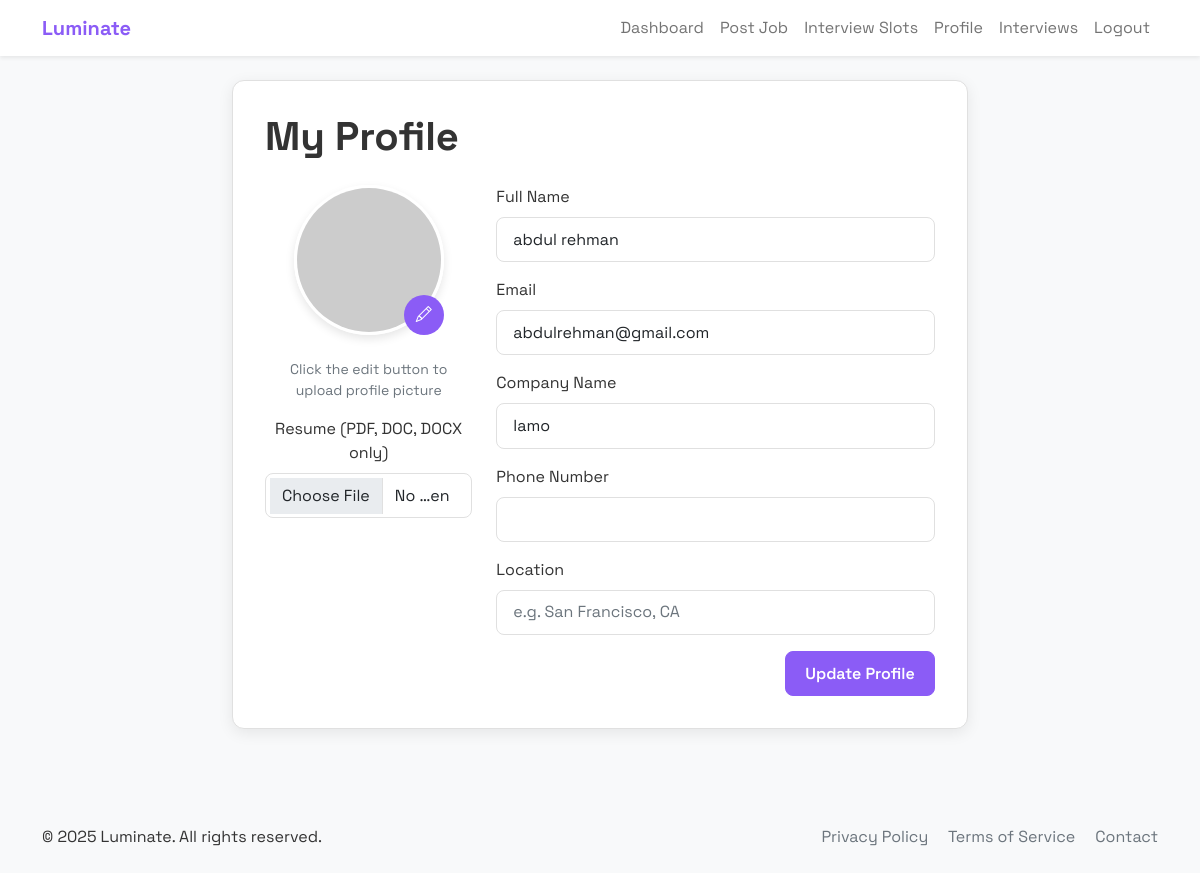
The app's page /profile (signed in) with its own data.
### application.py (models this page shows, shortened)
class User(db.Model):
    id = db.Column(db.Integer, primary_key=True)
    name = db.Column(db.String(100), nullable=False)
    email = db.Column(db.String(120), unique=True, nullable=False)
    password_hash = db.Column(db.String(256), nullable=False)
    is_employer = db.Column(db.Boolean, default=False)
    company = db.Column(db.String(100))
    title = db.Column(db.String(100))
    phone = db.Column(db.String(20))
    location = db.Column(db.String(100))
    skills = db.Column(db.String(500))
    resume_path = db.Column(db.String(200))
    profile_image = db.Column(db.String(200))  # Added for profile image
    jobs = db.relationship('Job', backref='employer', lazy=True)
    applications = db.relationship('Application', backref='applicant', lazy=True)
    activities = db.relationship('Activity', backref='user', lazy=True)

### application.py (the view, shortened to what this page needs)
@app.route('/profile', methods=['GET', 'POST'])
def profile():
    if 'user_id' not in session:
        flash('Please login', 'danger')
        return redirect(url_for('login'))
    user = User.query.get(session['user_id'])
    return render_template('profile.html', user=user)

### templates/profile.html (shortened to what this page needs)
{% extends "base.html" %}
{% block content %}
<div class="row">
    <div class="col-lg-8 mx-auto">
        <div class="content-card mb-4 animate-fade-in">
            <h1 class="fw-bold mb-4">My Profile</h1>
            <form method="post" action="{{ url_for('profile') }}" enctype="multipart/form-data">
                <div class="row">
                    <div class="col-md-4 text-center mb-4">
                        <div class="avatar-container">
                            {% if user.profile_image %}
                            <img src="{{ url_for('static', filename='uploads/' + user.profile_image) }}" alt="Profile" class="avatar-image">
                            {% else %}
                            <img src="https://api.dicebear.com/6.x/avataaars/svg?seed={{ user.id }}" alt="Profile" class="avatar-image">
                            {% endif %}
                            <label for="profile_image" class="avatar-edit">
                                <i class="bi bi-pencil"></i>
                            </label>
                        </div>
                        <small class="text-muted d-block mb-3">Click the edit button to upload profile picture</small>
                        <div class="mb-3">
                            <label for="resume" class="form-label">Resume (PDF, DOC, DOCX only)</label>
                            <input type="file" class="form-control" id="resume" name="resume" accept=".pdf,.doc,.docx">
                        </div>
                    </div>
                    <div class="col-md-8">
                        <div class="mb-3">
                            <label for="name" class="form-label">Full Name</label>
                            <input type="text" class="form-control" id="name" name="name" value="{{ user.name }}" required>
                        </div>
                        <div class="mb-3">
                            <label for="email" class="form-label">Email</label>
                            <input type="email" class="form-control" id="email" name="email" value="{{ user.email }}" required>
                        </div>
                        {% if not user.is_employer %}
                        <div class="mb-3">
                            <label for="title" class="form-label">Professional Title</label>
                            <input type="text" class="form-control" id="title" name="title" value="{{ user.title or '' }}" placeholder="e.g. Software Engineer">
                        </div>
                        <div class="mb-3">
                            <label for="skills" class="form-label">Skills (comma-separated)</label>
                            <textarea class="form-control" id="skills" name="skills" rows="2" placeholder="e.g. JavaScript, Python, Design, Communication">{{ user.skills or '' }}</textarea>
                            <small class="text-muted">These skills will be used to match you with relevant jobs.</small>
                        </div>
                        {% else %}
                        <div class="mb-3">
                            <label for="company" class="form-label">Company Name</label>
                            <input type="text" class="form-control" id="company" name="company" value="{{ user.company or '' }}">
                        </div>
                        {% endif %}
                        <div class="mb-3">
                            <label for="phone" class="form-label">Phone Number</label>
                            <input type="tel" class="form-control" id="phone" name="phone" value="{{ user.phone or '' }}">
                        </div>
                        <div class="mb-3">
                            <label for="location" class="form-label">Location</label>
                            <input type="text" class="form-control" id="location" name="location" value="{{ user.location or '' }}" placeholder="e.g. San Francisco, CA">
                        </div>
                        <div class="text-end">
                            <button type="submit" class="btn btn-primary">Update Profile</button>
                        </div>
                    </div>
                </div>
            </form>
        </div>
    </div>
</div>
{% endblock %}

### static/css/styles.css (style rules this page uses)
:root { --primary-color: #8B5CF6; --primary-hover: #7C3AED; --secondary-color: #64b5f6; --background-color: #f8f9fa; --card-bg: #ffffff; --text-color: #333333; --border-color: #e0e0e0; --shadow: 0 4px 15px rgba(0, 0, 0, 0.08); --shadow-hover: 0 6px 20px rgba(0, 0, 0, 0.1); --border-radius: 12px; --transition: all 0.3s ease; }
body { font-family: 'Space Grotesk', sans-serif; background-color: var(--background-color); color: var(--text-color); margin: 0; padding: 0; display: flex; flex-direction: column; min-height: 100vh; }
h1, h2, h3, h4, h5, h6 { font-weight: 700; }
button, .btn { font-family: 'Space Grotesk', sans-serif; }
.animate-fade-in { opacity: 0; transform: translateY(10px); transition: opacity 0.5s ease, transform 0.5s ease; }
.animate-fade-in.show, .animate-pop-in.show { opacity: 1; transform: translateY(0) scale(1); }
.content-card { background: var(--card-bg); border-radius: var(--border-radius); box-shadow: var(--shadow); padding: 2rem; margin-bottom: 1.5rem; border: 1px solid var(--border-color); transition: var(--transition); }
.form-control, .form-select { border-radius: 8px; padding: 0.6rem 1rem; border: 1px solid var(--border-color); font-family: 'Space Grotesk', sans-serif; transition: var(--transition); }
.btn { border-radius: 8px; padding: 0.6rem 1.2rem; font-weight: 600; transition: var(--transition); }
.btn-primary { background-color: var(--primary-color); border-color: var(--primary-color); }
.avatar-container { position: relative; width: 150px; height: 150px; margin: 0 auto 1.5rem; }
.avatar-image { width: 150px; height: 150px; border-radius: 50%; object-fit: cover; border: 3px solid white; box-shadow: 0 4px 10px rgba(0, 0, 0, 0.1); }
.avatar-edit { position: absolute; right: 0; bottom: 0; background: var(--primary-color); border-radius: 50%; width: 40px; height: 40px; display: flex; align-items: center; justify-content: center; color: white; cursor: pointer; transition: var(--transition); }

### records on screen
User: name "abdul rehman", email "abdulrehman@gmail.com", company "lamo"
